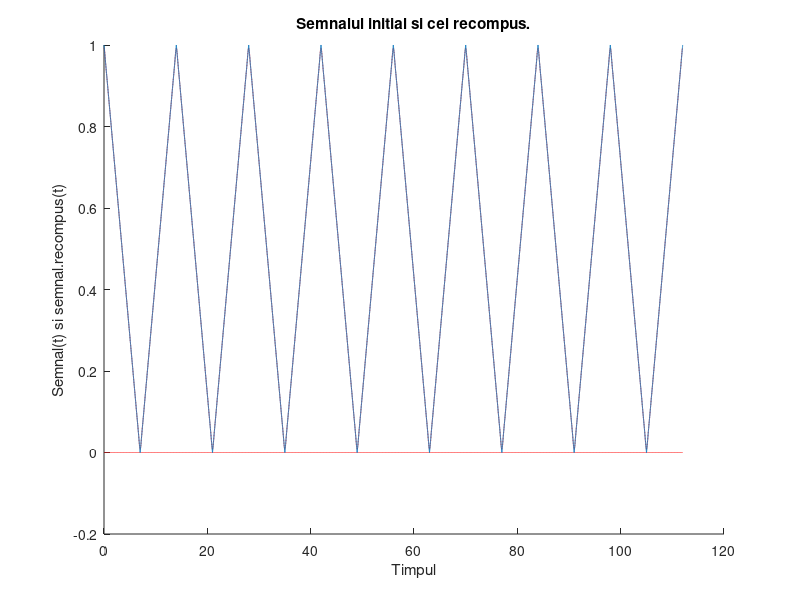
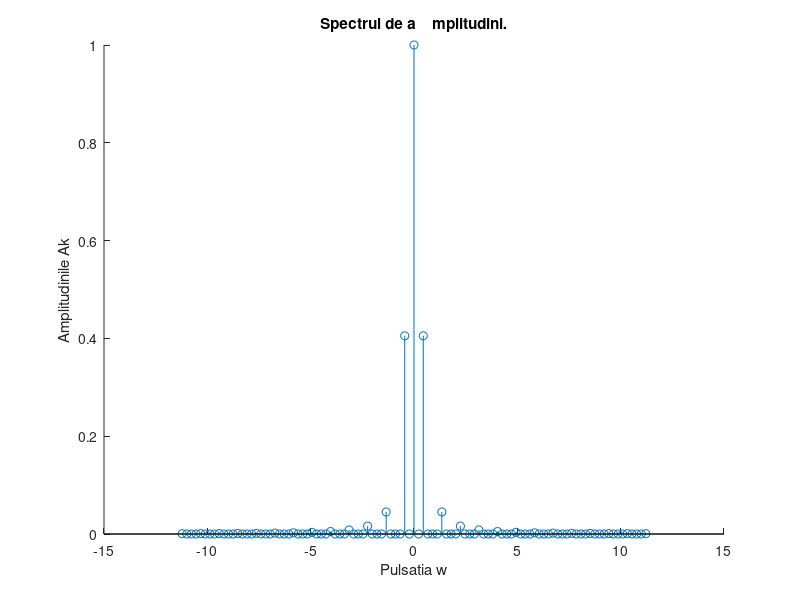

MATLAB code for these plots, in order:
%Popa Darius Stefan,nr 14
%D=6 => T0=2*D => T=28

T=28;
f=1/T;
w=2*pi*f;
pas=T/10000;
t = 0:pas:4*T;
N=50;
s=abs(sawtooth(w*t,0.5));
for n = -N:N
    C(n+N+1) = 1/T * integral(@(t)(abs(sawtooth(w*t,0.5))).*exp(-1j*n*w*t),0,T) ;
end
sr = 0;
for n = -N:N
    sr = sr + C(n+N+1)*exp(1j*n*w*t) ;
end
figure(1);
hold on
plot(t,real(sr),'-.r',t,imag(sr),'-.r');
plot(t,s);
xlabel("Timpul");
ylabel("Semnal(t) si semnal.recompus(t)");
title("Semnalul initial si cel recompus.")
hold off
figure(2);
hold on
stem((-N:N)*w,2*abs(C));
xlabel('Pulsatia w');
ylabel('Amplitudinile Ak');
title('Spectrul de a	mplitudini.');
hold off
